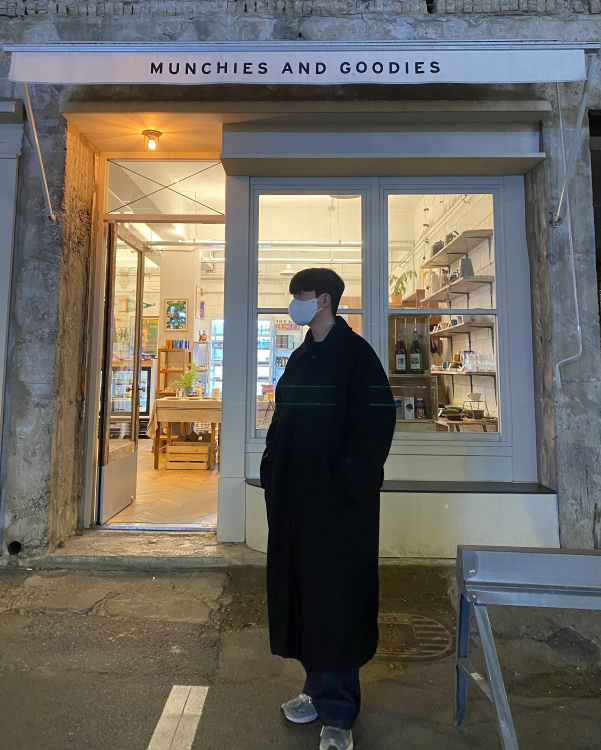
#> input picture docs/jaju_rounding_vmd/assets/fashion/FA-04.jpg, 1202 x 1500 px (shown at 1/2 size); its folder holds 4 pictures in this run; the run also reads 1 picture not shown here
$ python indd_p09b.py
#> lines starting #> are read from the running program, lines starting #| are printed output that depends on the picture
### tools/jaju_layout/p09_back_zine.py
"""JAJU 포트폴리오 9쪽 Front, or back? — 스케이트 진 'STREET CULTURE' 펼침면 꼴로 다시 짠 판 (315 × 195).

  python3 tools/jaju_layout/p09_back_zine.py   ->  docs/jaju_rounding_vmd/layout/p09_back_zine.pdf

사용자: "해당 페이지(사용자 InDesign 의 Front, or back? 쪽)를 두번째 이미지(STREET CULTURE)화 하여라. 레이아웃, 배치, 폰트 등을
참고하여 재가공하라. 인디자인과 포토샵으로 보내라."
사례에서 가져온 것:
  · 왼쪽 쪽: 흑백 사진을 살구색 종이에 먹 한 색으로 찍은 꼴(밝은 곳 = 종이색, 세로 결) — 쪽 끝까지 → 앞모습 FA-04
  · 펼침면을 둘로 나눈 아주 큰 좁은 대문자: 왼쪽 먹색 'STREET' | 오른쪽 종이색 'CULTURE' → 'FRONT,' | 'OR BACK?' (쪽 제목)
  · 왼쪽 사진 위 빨간 상자(접는 선까지) — 제목 '1990s' + 고정폭 본문 → '(A) FRONT' + 착장 분해 네 줄(사진의 점에서 지시선)
  · 오른쪽 쪽: 빨간 바탕, 큰 낱말에 걸친 사진(사례의 뛰어오르는 사람 자리) → 뒷모습 FA-03,
    큰 낱말 아래 본문 → 큰 인용 + 영어, 아래쪽 흑백 사진 둘 + 오른쪽 단 글 → 니트의 결 · 어깨의 품 두 조각 + 끝 줄
    (오려 낸 사람 사진은 오려 내기가 새 그림이라 네모 사진으로)
글: 사용자 쪽 그대로 — 제목 · 라벨 넷 · 큰 인용 · 영어 · 끝 줄. 바닥 줄은 새 구성(파트 2 Match, 9쪽).
좁은 굵은 글꼴이 없어 Instrument Sans Bold 장평 62%. 사진의 먹 한 색 · 세로 결은 파일에 구워 넣는다(InDesign · 포토샵도 같게).
"""
import os
import subprocess
import sys

import numpy as np
from PIL import Image

HERE = os.path.dirname(os.path.abspath(__file__))
sys.path.insert(0, HERE)

import part2_match as p2  # noqa: E402

d, W, H = p2.d, p2.W, p2.H
OUT, TMP, PRINT, FONTS, CROPS, FA = p2.OUT, p2.TMP, p2.PRINT, p2.FONTS, p2.CROPS, p2.FA
PAPER, RED, INK = '#E9A48D', '#E2382B', '#151311'
CX, L, FOLIO_Y = 157.5, 14.0, 184.35

QUOTE = ['매장 안의 손님은', '마네킹의 등을 먼저 본다.']
EN = 'Inside the store, people meet the mannequin’s back first.'
END = ['그래서 나는 등을 먼저 입힌다 —', '니트의 결, 어깨에서 떨어지는 품.']
LABELS = [('HAIR', '짧고 단정하게', (610, 540)), ('COAT', '검정 오버핏 롱코트', (640, 930)),
          ('TROUSERS', '네이비 와이드 팬츠', (640, 1370)), ('SHOES', '회색 스니커즈', (600, 1455))]


def _rgb(hx):
    return np.array([int(hx[i:i + 2], 16) / 255 for i in (1, 3, 5)])


def mono(pid, x, y, w, h, cx, cy, span, bright=1.0, contrast=1.25):
    """흑백 사진을 종이에 먹 한 색으로: 회색 → 대비 · 밝기 → 종이색과 먹색 사이 + 세로 결(정해진 옅은 줄). 파일에 구워 넣는다.
    반환: (html, 원본 px → 쪽 mm 함수)."""
#> called with pid = 'FA-04', x = 0, y = 0, w = 157.5, h = 195, cx = 601, cy = 750, span = 1202
    im = Image.open(os.path.join(FA, pid + '.jpg')).convert('L')
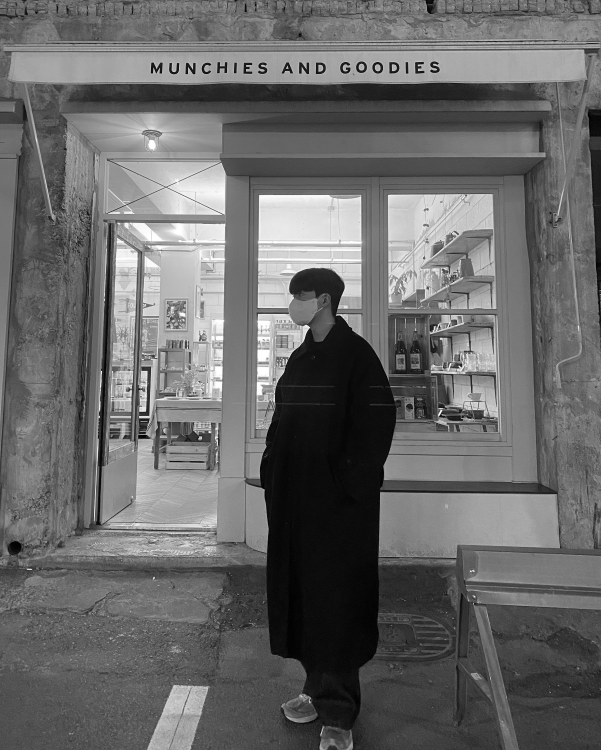
#> im: PIL image 1202x1500 L (shown at 1/2 size); min 0, max 255, mean 104.5
    IW, IH = im.size
    sh = span * h / w
    if sh > IH:
        span, sh = IH * w / h, IH
    lft, tp = max(0, min(IW - span, cx - span / 2)), max(0, min(IH - sh, cy - sh / 2))
    c = im.crop((int(lft), int(tp), int(lft + span), int(tp + sh)))
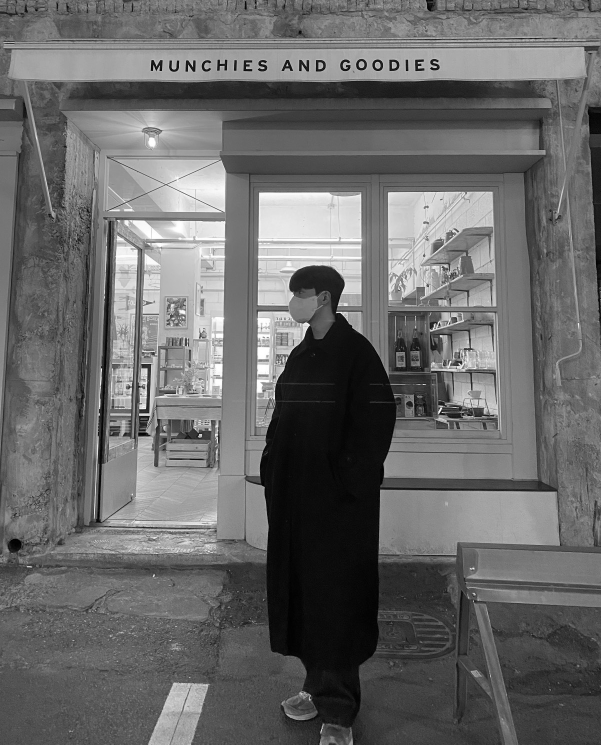
#> c: PIL image 1202x1489 L (shown at 1/2 size); min 0, max 255, mean 104.6
    c.thumbnail((1600, 1600))
    v = np.asarray(c, dtype=np.float32) / 255
    v = np.clip(((v - .5) * contrast + .5) * bright, 0, 1)
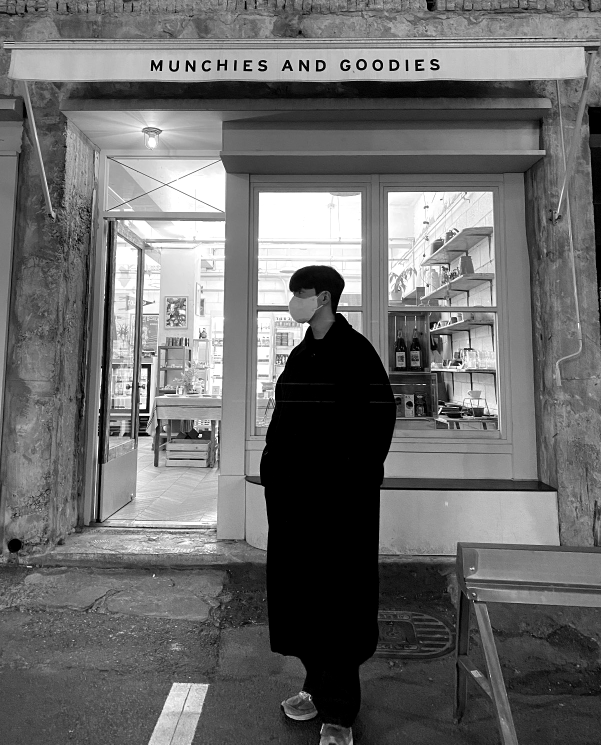
#> v: shape (1489, 1202) float32 (shown at 1/2 size); min 0, max 1, mean 0.422
    cols = np.arange(v.shape[1])
    streak = 1 - .10 * ((((cols * 2654435761) % 997) / 997) > .93) - .04 * ((((cols * 40503) % 89) / 89) > .8)
#> (the rest of the program and of its run is left out)
